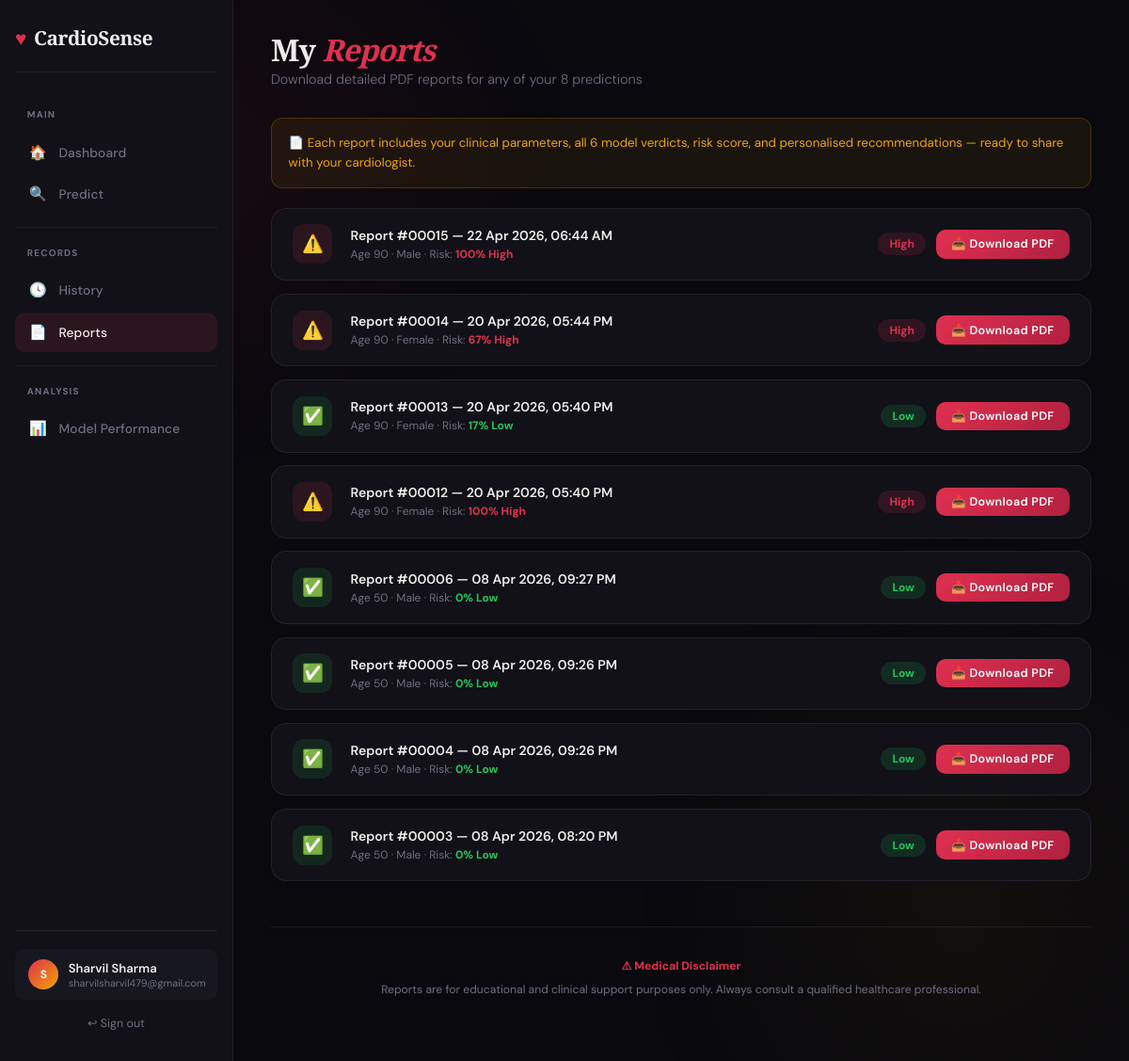
/reports (signed in), run on an earlier commit of the app's database.
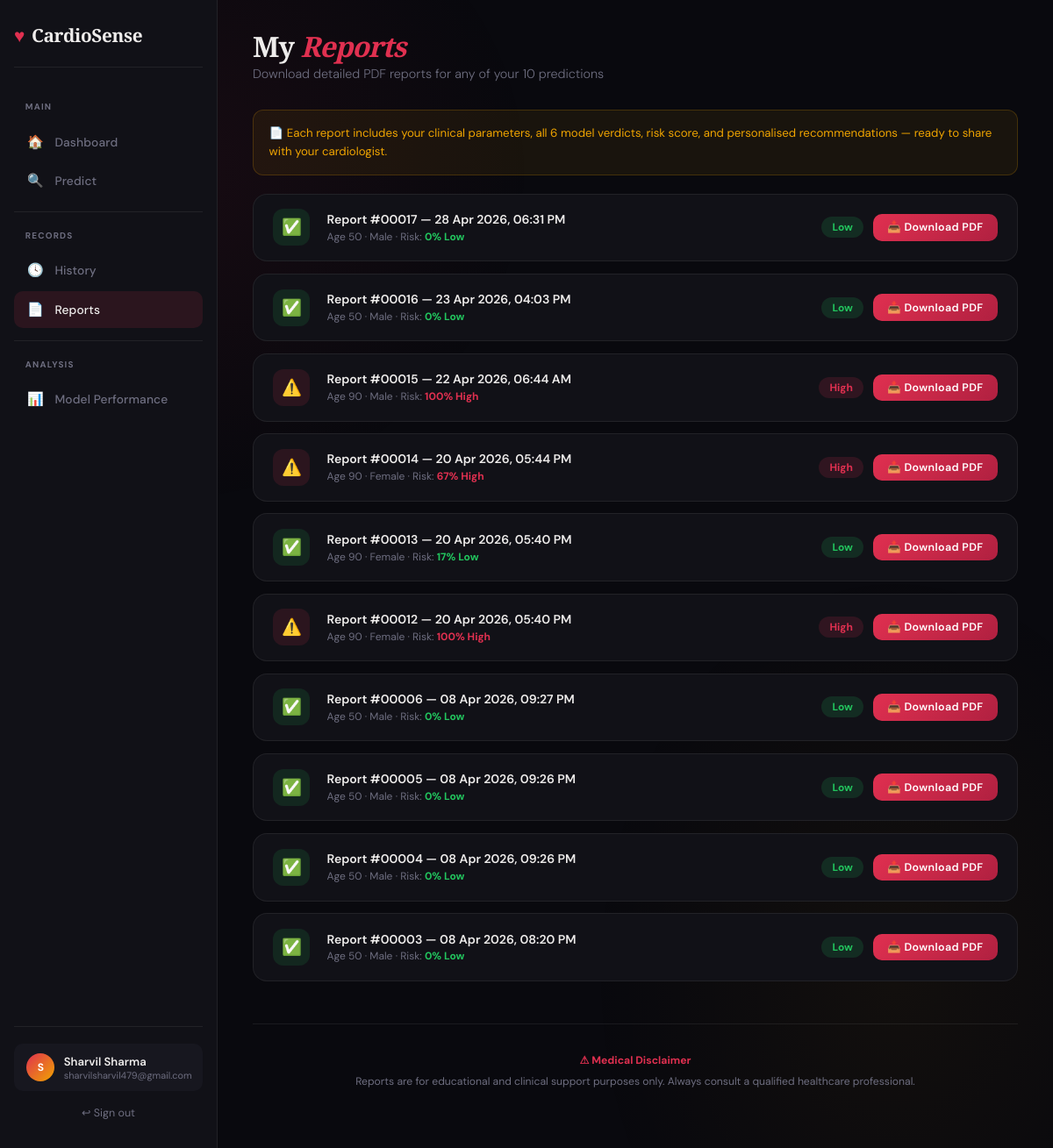
And on a later commit of the database.
### app.py (models this page shows)
class Prediction(db.Model):
    id           = db.Column(db.Integer, primary_key=True)
    user_id      = db.Column(db.Integer, db.ForeignKey('user.id'), nullable=False)
    created_at   = db.Column(db.DateTime, default=datetime.utcnow)
    age          = db.Column(db.Integer)
    sex          = db.Column(db.Integer)
    chestpain    = db.Column(db.Integer)
    rbp          = db.Column(db.Integer)
    cholesterol  = db.Column(db.Integer)
    fasting_bs   = db.Column(db.Integer)
    ecg          = db.Column(db.Integer)
    max_hr       = db.Column(db.Integer)
    angina       = db.Column(db.Integer)
    oldpeak      = db.Column(db.Float)
    st_slope     = db.Column(db.Integer)
    risk_pct     = db.Column(db.Integer)
    risk_label   = db.Column(db.String(20))
    results_json = db.Column(db.Text)

### app.py (the view)
@app.route('/reports')
@login_required
def reports():
    preds = Prediction.query.filter_by(user_id=session['user_id'])\
                            .order_by(Prediction.created_at.desc()).all()
    return render_template('reports.html', predictions=preds, name=session['name'])

### app.py (called while the page is built)
def login_required(f):
    @wraps(f)
    def decorated(*args, **kwargs):
        if 'user_id' not in session:
            return redirect(url_for('login'))
        return f(*args, **kwargs)
    return decorated

### templates/reports.html (shortened to what this page needs)
{% extends "base.html" %}
{% block content %}
<div class="page-header">
  <h1>My <em>Reports</em></h1>
  <p>Download detailed PDF reports for any of your {{ predictions|length }} prediction{{ 's' if predictions|length != 1 else '' }}</p>
</div>
{% if predictions %}
<div class="info-box">
  📄 Each report includes your clinical parameters, all 6 model verdicts, risk score, and personalised recommendations — ready to share with your cardiologist.
</div>
<div class="reports-grid">
{% for p in predictions %}
<div class="report-row">
  <div class="rep-icon rep-icon-{{ p.risk_label }}">
    {{ '⚠️' if p.risk_label=='high' else ('🟡' if p.risk_label=='moderate' else '✅') }}
  </div>
  <div class="rep-info">
    <h4>Report #{{ '%05d' % p.id }} — {{ p.created_at.strftime('%d %b %Y, %I:%M %p') }}</h4>
    <p>Age {{ p.age }} · {{ 'Male' if p.sex==0 else 'Female' }} · Risk: <strong style="color:{{ '#e03050' if p.risk_label=='high' else ('#f0a500' if p.risk_label=='moderate' else '#22c55e') }}">{{ p.risk_pct }}% {{ p.risk_label|capitalize }}</strong></p>
  </div>
  <div class="rep-right">
    <span class="risk-badge risk-{{ p.risk_label }}">{{ p.risk_label|capitalize }}</span>
    <a href="/api/report/{{ p.id }}" class="btn btn-primary btn-sm">📥 Download PDF</a>
  </div>
</div>
{% endfor %}
</div>
{% endif %}
<div class="disclaimer">
  <strong>⚠ Medical Disclaimer</strong><br>
  Reports are for educational and clinical support purposes only. Always consult a qualified healthcare professional.
</div>
{% endblock %}

### templates/base.html (shortened to what this page needs)
<!DOCTYPE html>
<html lang="en">
<head>
</head>
<body>
{% if session.user_id %}
<aside class="sidebar">
  <div class="sidebar-logo">
    <span class="heart">♥</span> CardioSense
  </div>
  <nav class="sidebar-nav">
    <div class="nav-section-label">Main</div>
    <a href="/dashboard" class="nav-link {% if request.path=='/dashboard' %}active{% endif %}">
      <span class="nav-icon">🏠</span> Dashboard
    </a>
    <a href="/predict" class="nav-link {% if request.path=='/predict' %}active{% endif %}">
      <span class="nav-icon">🔍</span> Predict
    </a>
    <div class="nav-divider"></div>
    <div class="nav-section-label">Records</div>
    <a href="/history" class="nav-link {% if request.path=='/history' %}active{% endif %}">
      <span class="nav-icon">🕓</span> History
    </a>
    <a href="/reports" class="nav-link {% if request.path=='/reports' %}active{% endif %}">
      <span class="nav-icon">📄</span> Reports
    </a>
    <div class="nav-divider"></div>
    <div class="nav-section-label">Analysis</div>
    <a href="/performance" class="nav-link {% if request.path=='/performance' %}active{% endif %}">
      <span class="nav-icon">📊</span> Model Performance
    </a>
  </nav>
  <div class="sidebar-footer">
    <div class="user-chip">
      <div class="avatar">{{ session.name[0]|upper }}</div>
      <div>
        <div class="user-name">{{ session.name }}</div>
        <div class="user-role">{{ session.email }}</div>
      </div>
    </div>
    <a href="/logout" class="logout-link">↩ Sign out</a>
  </div>
</aside>
{% endif %}
<div class="main">
  {% block content %}{% endblock %}
</div>
</body>
</html>

### templates/base.html (style rules this page uses)
:root { --bg:#09090e; --surface:#111117; --surface2:#17171f; --border:rgba(255,255,255,0.07); --accent:#e03050; --gold:#f0a500; --text:#eeeceb; --muted:#6e6e80; --success:#22c55e; --warn:#f0a500; --glow:0 0 40px rgba(224,48,80,0.1); --radius:16px; }
*,*::before,*::after { box-sizing:border-box;margin:0;padding:0 }
html { scroll-behavior:smooth }
body { background:var(--bg);color:var(--text);font-family:'DM Sans',sans-serif;min-height:100vh;overflow-x:hidden }
body::before { content:'';position:fixed;inset:0;background:radial-gradient(ellipse 55% 45% at 15% 15%,rgba(224,48,80,.07) 0%,transparent 65%),radial-gradient(ellipse 45% 55% at 85% 85%,rgba(240,165,0,.045) 0%,transparent 65%);pointer-events:none;z-index:0 }
.sidebar { position:fixed;left:0;top:0;bottom:0;width:248px;background:var(--surface);border-right:1px solid var(--border);display:flex;flex-direction:column;padding:1.6rem 1rem;z-index:50 }
.sidebar-logo { font-family:'Playfair Display',serif;font-size:1.3rem;font-weight:700;letter-spacing:-.02em;display:flex;align-items:center;gap:.5rem;margin-bottom:2rem;padding-bottom:1.4rem;border-bottom:1px solid var(--border) }
.sidebar-logo .heart { color:var(--accent);animation:hb 1.8s ease-in-out infinite;display:inline-block }
.nav-section-label { font-size:.62rem;font-weight:700;letter-spacing:.12em;text-transform:uppercase;color:var(--muted);padding:.4rem .8rem;margin-bottom:.2rem }
.nav-link { display:flex;align-items:center;gap:.75rem;padding:.7rem .9rem;border-radius:10px;color:var(--muted);font-size:.86rem;font-weight:500;text-decoration:none;transition:all .2s;letter-spacing:.01em;position:relative }
.nav-link.active { background:rgba(224,48,80,.12);color:var(--text) }
.nav-link.active .nav-icon { color:var(--accent) }
.nav-link .nav-icon { font-size:.95rem;width:20px;text-align:center }
.sidebar-nav { display:flex;flex-direction:column;gap:.15rem;flex:1 }
.nav-divider { height:1px;background:var(--border);margin:.7rem 0 }
.sidebar-footer { padding-top:1.2rem;border-top:1px solid var(--border) }
.user-chip { display:flex;align-items:center;gap:.65rem;padding:.7rem .9rem;border-radius:10px;background:var(--surface2);font-size:.82rem }
.avatar { width:32px;height:32px;border-radius:50%;background:linear-gradient(135deg,var(--accent),var(--gold));display:flex;align-items:center;justify-content:center;font-weight:700;font-size:.75rem;flex-shrink:0;color:#fff }
.user-name { font-weight:600;color:var(--text);white-space:nowrap;overflow:hidden;text-overflow:ellipsis;max-width:130px }
.user-role { font-size:.68rem;color:var(--muted) }
.logout-link { display:block;text-align:center;margin-top:.65rem;font-size:.78rem;color:var(--muted);text-decoration:none;padding:.4rem;border-radius:8px;transition:color .2s,background .2s }
.main { margin-left:248px;padding:2.2rem 2.5rem;position:relative;z-index:1;min-height:100vh }
.page-header { margin-bottom:2rem }
.page-header h1 { font-family:'Playfair Display',serif;font-size:2rem;font-weight:900;letter-spacing:-.03em;line-height:1.1;margin-bottom:.3rem }
.page-header h1 em { font-style:italic;color:var(--accent) }
.page-header p { color:var(--muted);font-size:.9rem;font-weight:300 }
.btn { display:inline-flex;align-items:center;justify-content:center;gap:.5rem;padding:.72rem 1.6rem;border-radius:10px;font-family:'DM Sans',sans-serif;font-size:.88rem;font-weight:600;letter-spacing:.03em;cursor:pointer;border:none;transition:transform .2s,box-shadow .2s,opacity .2s;text-decoration:none }
.btn-primary { background:linear-gradient(135deg,var(--accent) 0%,#b02040 100%);color:#fff }
.btn-sm { padding:.45rem 1rem;font-size:.78rem }
.risk-badge { display:inline-flex;align-items:center;gap:.35rem;padding:.25rem .75rem;border-radius:50px;font-size:.75rem;font-weight:700 }
.risk-high { background:rgba(224,48,80,.15);color:var(--accent) }
.risk-low { background:rgba(34,197,94,.15);color:var(--success) }
.disclaimer { text-align:center;padding:1.8rem;color:var(--muted);font-size:.76rem;border-top:1px solid var(--border);margin-top:3rem;line-height:2 }
.disclaimer strong { color:var(--accent) }

What changed in the data, as far as the page shows it:
added Prediction: risk_label "✅", id "00017", created_at "28 Apr 2026, 06:31 PM", age "50", sex "Male", risk_pct "0", risk_label "Low"
added Prediction: risk_label "✅", id "00016", created_at "23 Apr 2026, 04:03 PM", age "50", sex "Male", risk_pct "0", risk_label "Low"
Also different on the page:
{{ predictions|length }}: "8" → "10"
